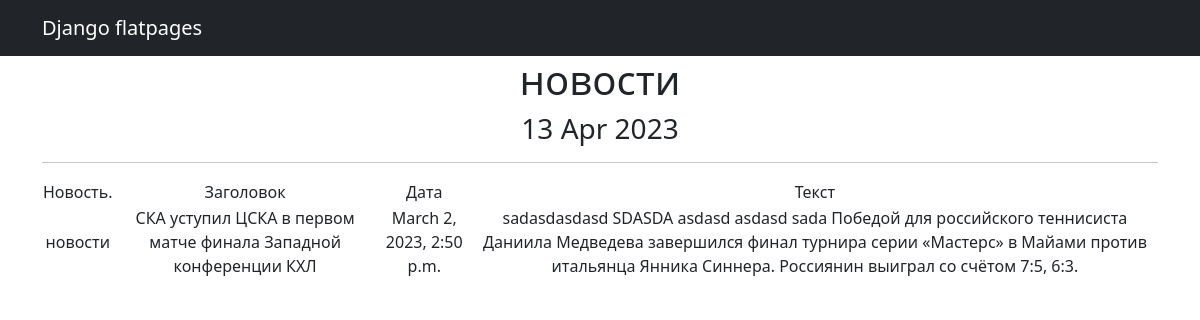
Screenshot of /news/1 with the database file from the repository.
### news/models.py (models this page shows, shortened)
class Post(models.Model):
    author = models.ForeignKey(Author, on_delete=models.CASCADE)
    content_type = models.CharField(max_length=256, choices=ContentType.choices)
    data = models.DateTimeField(auto_now_add=True)
    content_header = models.CharField(max_length=256)
    content_text = models.CharField(max_length=5000)
    content_rating = models.IntegerField(default=0)
    category = models.ManyToManyField(Category)
    def __str__(self):
        return f' {self.content_type} '

### news/views.py (the view)
# urls.py: path('<int:pk>', PostDetail.as_view(), name='post_detail'),
class PostDetail(DetailView):
    model = Post
    template_name = 'post_details.html'
    context_object_name = 'posts'
    def get_context_data(self, **kwargs):
        context = super().get_context_data(**kwargs)
        context['time_now'] = datetime.utcnow()
        return context

### templates/post_details.html (shortened to what this page needs)
{% extends 'flatpages/default.html' %}
{% block content %}
<h1>{{ posts}}</h1>
    <h3>{{ time_now|date:'d M Y' }}</h3>
    <hr>
       <table>
           <tr>
               <td>Новость.</td>
               <td>Заголовок</td>
               <td>Дата</td>
               <td>Текст</td>
           </tr>
           <tr>
               <td>{{ posts.content_type }}</td>
               <td>{{ posts.content_header }}</td>
               <td>{{ posts.data }}</td>
               <td>{{ posts.content_text}}</td>
           </tr>
       </table>
{% endblock content %}

### rows the page displays
Post: content_type "новости", content_header "СКА уступил ЦСКА в первом матче финала Западной конференции КХЛ", data "March 2, 2023, 2:50 p.m.", content_text "sadasdasdasd SDASDA asdasd asdasd sada Победой для российского теннисиста Даниила Медведева завершился финал турнира серии «Мастерс» в Майами против итальянца Янника Синнера. Россиянин выиграл со счётом 7:5, 6:3."

### other values shown
{{ time_now|date:'d M Y' }} "13 Apr 2023"
